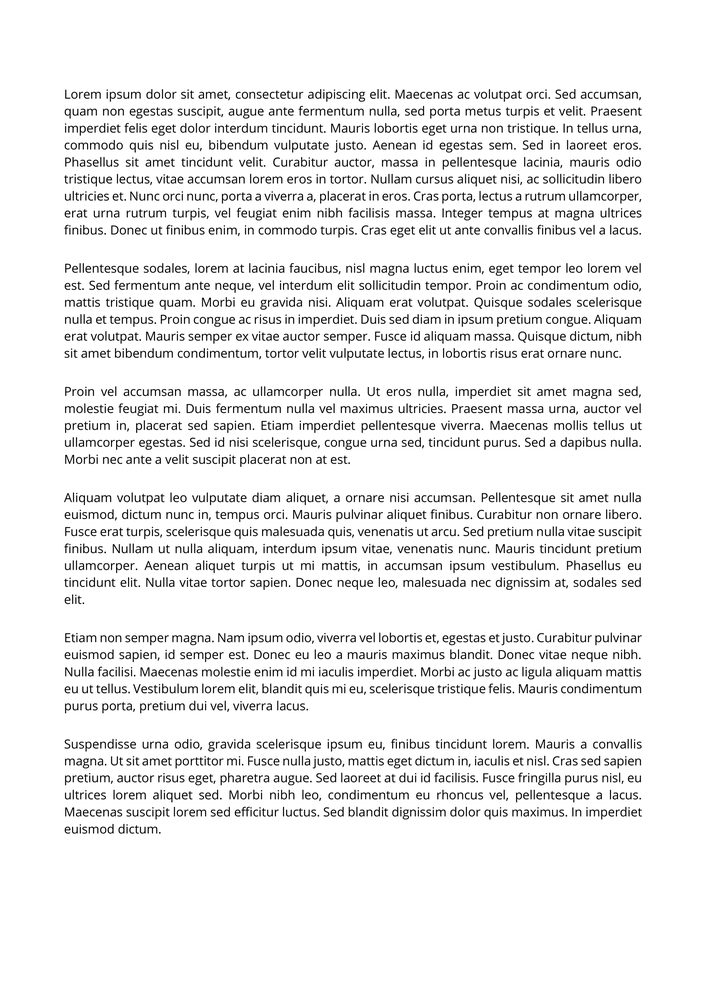
#> input picture task_b/v1/input/001.png, 706 x 999 px, shrunk from 1654 x 2339 before the run; its folder holds only this picture in this run
$ python main.py
#> lines starting #> are read from the running program, lines starting #| are printed output that depends on the picture; after the words box and inside, x2 and y2 are one past the last pixel; in counts of white or black regions, pixels touching at a corner belong together
### task_b/v1/projection.py
import cv2
import numpy as np
import matplotlib.pyplot as plt


def horizontal_projection(binary_image):
    # count black pixels per row
    return np.count_nonzero(binary_image == 0, axis=1)


def vertical_projection(binary_image):
    # count black pixels per column
    return np.count_nonzero(binary_image == 0, axis=0)


def find_projection_ranges(projection_values):
    active = (projection_values > 0).astype(np.uint8)
    padded = np.pad(active, (1, 1), constant_values=0)
    difference = np.diff(padded)
    start_positions = np.where(difference == 1)[0]
    end_positions = np.where(difference == -1)[0] - 1
    return start_positions, end_positions


def find_column_split(vertical_values):
    # search the middle 40-60% of the page for the gutter (lowest pixel count)
    page_width = len(vertical_values)
    centre_start = int(page_width * 0.40)
    centre_end = int(page_width * 0.60)
    return centre_start + np.argmin(vertical_values[centre_start:centre_end])


def sort_paragraphs(paragraph_stats):
    # sort paragraph x-centres left-to-right, then cut a new column
    # wherever the gap to the next centre is much bigger than a
    # paragraph's own width (a column gutter, not normal spacing)
    x_position = paragraph_stats[:, 0]
    y_position = paragraph_stats[:, 1]
    paragraph_width = paragraph_stats[:, 2]

    x_centre = x_position + (paragraph_width / 2)
    order_by_x = np.argsort(x_centre)
    sorted_centres = x_centre[order_by_x]
    gaps = np.diff(sorted_centres)

    # 80px floor guards narrow columns / single-paragraph pages
    gap_threshold = max(np.median(paragraph_width) * 0.6, 80)

    column_ids_sorted = np.zeros(len(sorted_centres), dtype=int)
    current_column = 0
    for i, gap in enumerate(gaps):
        if gap > gap_threshold:
            current_column += 1
        column_ids_sorted[i + 1] = current_column

    column_ids = np.zeros(len(x_centre), dtype=int)
    column_ids[order_by_x] = column_ids_sorted

    # column first (left to right), then top-to-bottom within a column
    order = np.lexsort((y_position, column_ids))
    return paragraph_stats[order]


# [8 lines left out: function show_projection, not called in this run]

### task_b/v1/main.py
import os
import numpy as np
import cv2
from matplotlib import pyplot as plt

import projection


# [7 lines left out: function show_image, not called in this run]


def process_image(image_path, output_dir, show_plots=False):
    """Runs the paragraph-extraction pipeline on one image and saves
    the crops + intermediate images into output_dir."""
#> called with image_path = 'task_b/v1/input/001.png', output_dir = 'task_b/v1/output/001', show_plots = False

    print(f"Processing: {image_path}")
    os.makedirs(output_dir, exist_ok=True)

    image = cv2.imread(image_path)
#> image is the input picture: shape (999, 706, 3); min 0, max 255, mean 237.8
    if image is None:
        raise FileNotFoundError(f"Could not read image at {image_path}")

    # keep an untouched colour copy to crop paragraphs from
    original = image.copy()
    gray = cv2.cvtColor(image, cv2.COLOR_BGR2GRAY)

    otsu_value, _ = cv2.threshold(gray, 0, 255, cv2.THRESH_BINARY + cv2.THRESH_OTSU)
#> otsu_value = 170

    # INV makes text=white(255), background=black(0) -- the polarity
    # morphologyEx/dilate expect for "foreground"
    _, binary = cv2.threshold(gray, otsu_value, 255, cv2.THRESH_BINARY_INV)
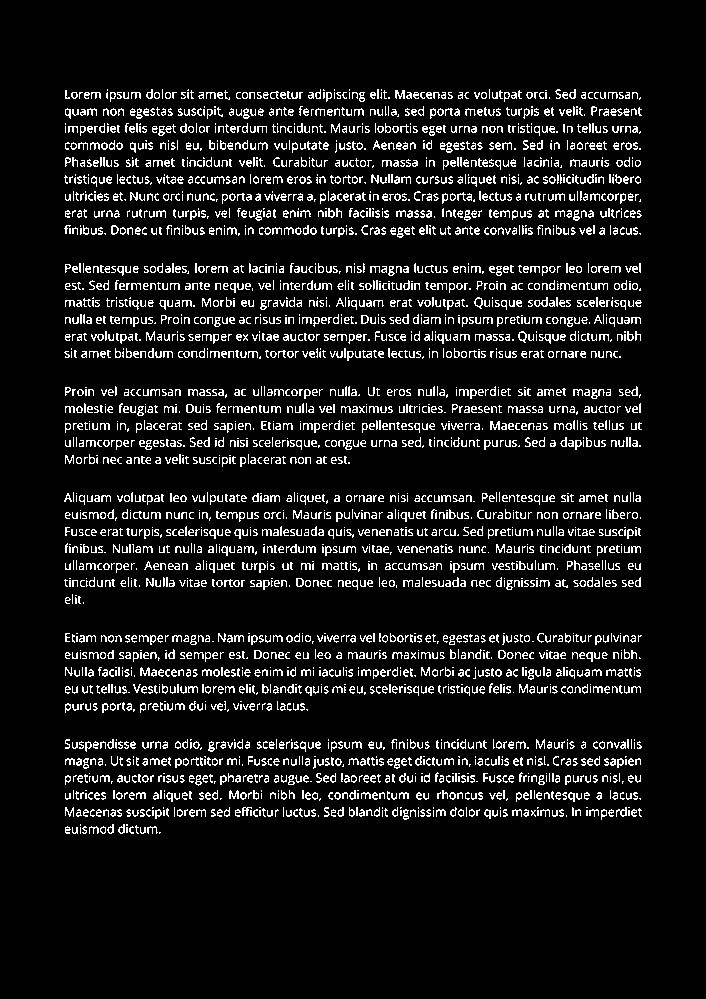
#> binary: shape (999, 706); 8.9% white in thin lines or dots, all inside (x1, y1, x2, y2) = (64, 89, 642, 834)

    horizontal = projection.horizontal_projection(binary)
#> horizontal = 999 values, max 706 at index 0, min 347 at index 810, mean 642.9
    vertical = projection.vertical_projection(binary)
#> vertical = 706 values, max 999 at index 0, min 728 at index 65, mean 909.7
    row_start, row_end = projection.find_projection_ranges(horizontal)
#> in find_projection_ranges, `active = (projection_values > 0).astype(np.uint8)`: active = 999 values from 1 to 1
#> in find_projection_ranges, `padded = np.pad(active, (1, 1), constant_values=0)`: padded = 1001 values, max 1 at index 1, min 0 at index 0, mean 0.998
#> in find_projection_ranges, `difference = np.diff(padded)`: difference = 1000 values, max 255 at index 999, min 0 at index 1, mean 0.256
#> in find_projection_ranges, `start_positions = np.where(difference == 1)[0]`: start_positions = [0]
#> in find_projection_ranges, `end_positions = np.where(difference == -1)[0] - 1`: end_positions = empty array
#> row_start = [0]; row_end = empty array
    column_start, column_end = projection.find_projection_ranges(vertical)
#> column_start = [0]; column_end = empty array

    # detect table grid lines so they can be masked out before paragraph detection
    horizontal_kernel = cv2.getStructuringElement(cv2.MORPH_RECT, (80, 1))
    horizontal_lines = cv2.morphologyEx(binary, cv2.MORPH_OPEN, horizontal_kernel)
#> horizontal_lines: shape (999, 706); every value is 0

    vertical_kernel = cv2.getStructuringElement(cv2.MORPH_RECT, (1, 40))
    vertical_lines = cv2.morphologyEx(binary, cv2.MORPH_OPEN, vertical_kernel)

    table_lines = cv2.bitwise_or(horizontal_lines, vertical_lines)

    # fill the table's bounding region solid so it can be removed entirely
    table_contours, hierarchy = cv2.findContours(
        table_lines, cv2.RETR_EXTERNAL, cv2.CHAIN_APPROX_SIMPLE
    )
#> table_contours = []
    table_mask = np.zeros_like(binary)
    cv2.drawContours(table_mask, table_contours, -1, 255, cv2.FILLED)

    inverse_table_mask = cv2.bitwise_not(table_mask)
#> inverse_table_mask: shape (999, 706); every value is 255
    text_only = cv2.bitwise_and(binary, inverse_table_mask)
    clean_binary = cv2.bitwise_not(text_only)  # black-on-white, for display

    clean_vertical = projection.vertical_projection(clean_binary)
#> clean_vertical = 706 values, max 271 at index 65, min 0 at index 0, mean 89.33
    column_split = projection.find_column_split(clean_vertical)  # diagnostic only
#> in find_column_split, `page_width = len(vertical_values)`: page_width = 706
#> in find_column_split, `centre_start = int(page_width * 0.40)`: centre_start = 282
#> in find_column_split, `centre_end = int(page_width * 0.60)`: centre_end = 423
#> column_split = 413

    # dilate to connect nearby text into paragraph blobs
    paragraph_kernel = cv2.getStructuringElement(cv2.MORPH_RECT, (25, 30))
    paragraph_mask = cv2.dilate(text_only, paragraph_kernel, iterations=1)
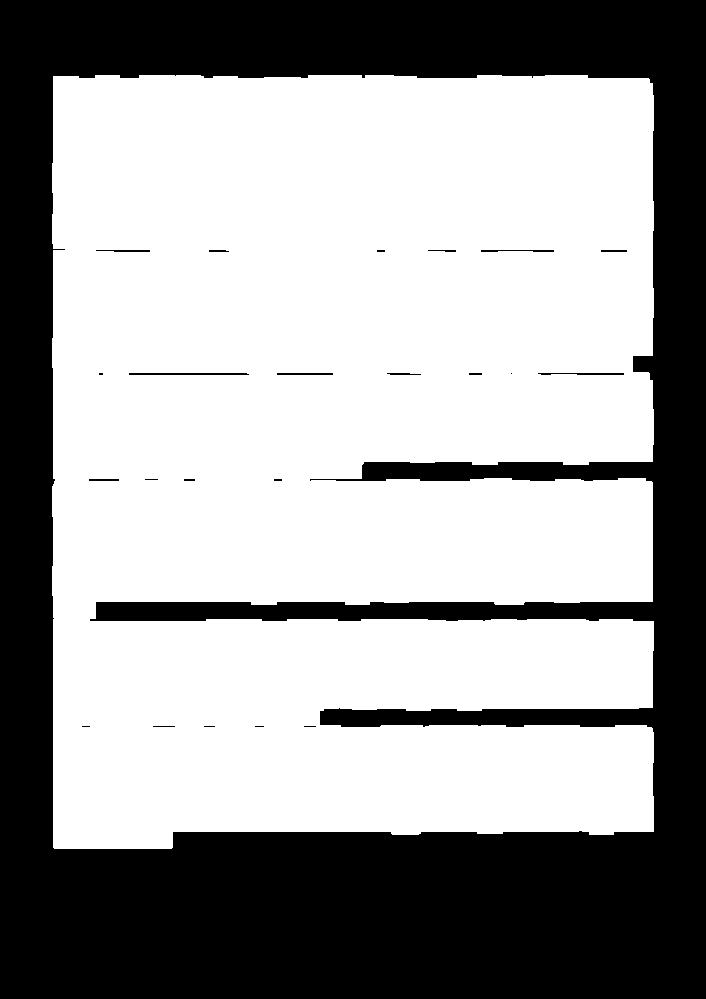
#> paragraph_mask: shape (999, 706); 61.6% white; 23 black regions (9 under 20 px), largest, box (x1, y1, x2, y2) and area: (0, 0, 706, 999) 269791, (129, 373, 249, 375) 238, (538, 373, 624, 375) 143

    number_labels, labels, stats, centroids = cv2.connectedComponentsWithStats(
        paragraph_mask, connectivity=8
    )
#> number_labels = 2; stats = [[0, 0, 706, 999, 270891], [52, 75, 602, 774, 434403]]; centroids = [[360.6, 579.2], [347.5, 449]]
    stats = stats[1:]  # drop background component (label 0)
#> stats = [[52, 75, 602, 774, 434403]]

    valid = (
        (stats[:, cv2.CC_STAT_WIDTH] > 250)
        & (stats[:, cv2.CC_STAT_HEIGHT] > 50)
        & (stats[:, cv2.CC_STAT_AREA] > 10000)
    )
#> valid = [True]
    paragraph_stats = stats[valid]
#> paragraph_stats = [[52, 75, 602, 774, 434403]]

    # drop embedded photos: text has near-zero saturation, photos don't
    hsv = cv2.cvtColor(original, cv2.COLOR_BGR2HSV)
#> hsv: shape (999, 706, 3); mean H, S, V 0, 0, 237.8
    saturation = hsv[:, :, 1]
    SATURATION_THRESHOLD = 15

    is_text = []
    for x, y, w, h, area in paragraph_stats:
        mean_saturation = saturation[y : y + h, x : x + w].mean()
        is_text.append(mean_saturation < SATURATION_THRESHOLD)
#> this loop made 1 pass
#> (x, y, w, h, area, mean_saturation) on pass 1: (52, 75, 602, 774, 434403, 0)
#> after the loop, is_text = [True]
    is_text = np.array(is_text, dtype=bool)
    paragraph_stats = paragraph_stats[is_text]

    if len(paragraph_stats) == 0:
        sorted_stats = paragraph_stats
    else:
        sorted_stats = projection.sort_paragraphs(paragraph_stats)
#> in sort_paragraphs, `x_position = paragraph_stats[:, 0]`: x_position = [52]
#> in sort_paragraphs, `y_position = paragraph_stats[:, 1]`: y_position = [75]
#> in sort_paragraphs, `paragraph_width = paragraph_stats[:, 2]`: paragraph_width = [602]
#> in sort_paragraphs, `x_centre = x_position + (paragraph_width / 2)`: x_centre = [353]
#> in sort_paragraphs, `order_by_x = np.argsort(x_centre)`: order_by_x = [0]
#> in sort_paragraphs, `sorted_centres = x_centre[order_by_x]`: sorted_centres = [353]
#> in sort_paragraphs, `gaps = np.diff(sorted_centres)`: gaps = empty array
#> in sort_paragraphs, `gap_threshold = max(np.median(paragraph_width) * 0.6, 80)`: gap_threshold = 361.2
#> in sort_paragraphs, `column_ids_sorted = np.zeros(len(sorted_centres), dtype=int)`: column_ids_sorted = [0]
#> after the loop in sort_paragraphs, `for i, gap in enumerate(gaps):`: current_column = 0
#> in sort_paragraphs, `column_ids = np.zeros(len(x_centre), dtype=int)`: column_ids = [0]
#> sorted_stats = [[52, 75, 602, 774, 434403]]

    detected = original.copy()
    for index, (x, y, w, h, area) in enumerate(sorted_stats, start=1):
        paragraph_crop = original[y : y + h, x : x + w]
        out_path = os.path.join(output_dir, f"paragraph_{index}.png")
        cv2.imwrite(out_path, paragraph_crop)
        cv2.rectangle(detected, (x, y), (x + w, y + h), (0, 0, 255), 3)
#> this loop made 1 pass
#> (index, x, y, w, h, area) on pass 1: (1, 52, 75, 602, 774, 434403)
#> pass 1, in process_image, `paragraph_crop = original[y : y + h, x : x + w]`:
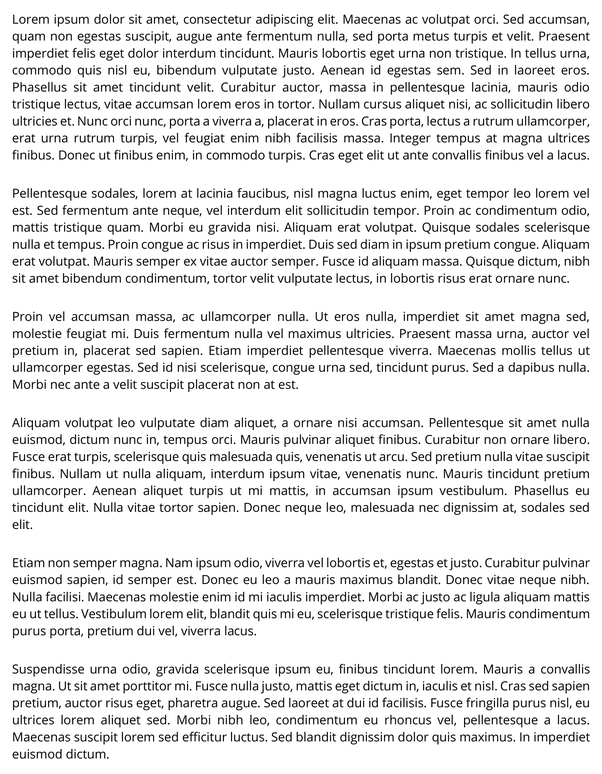
#> paragraph_crop: shape (774, 602, 3); min 0, max 255, mean 228.9
#> after the loop:
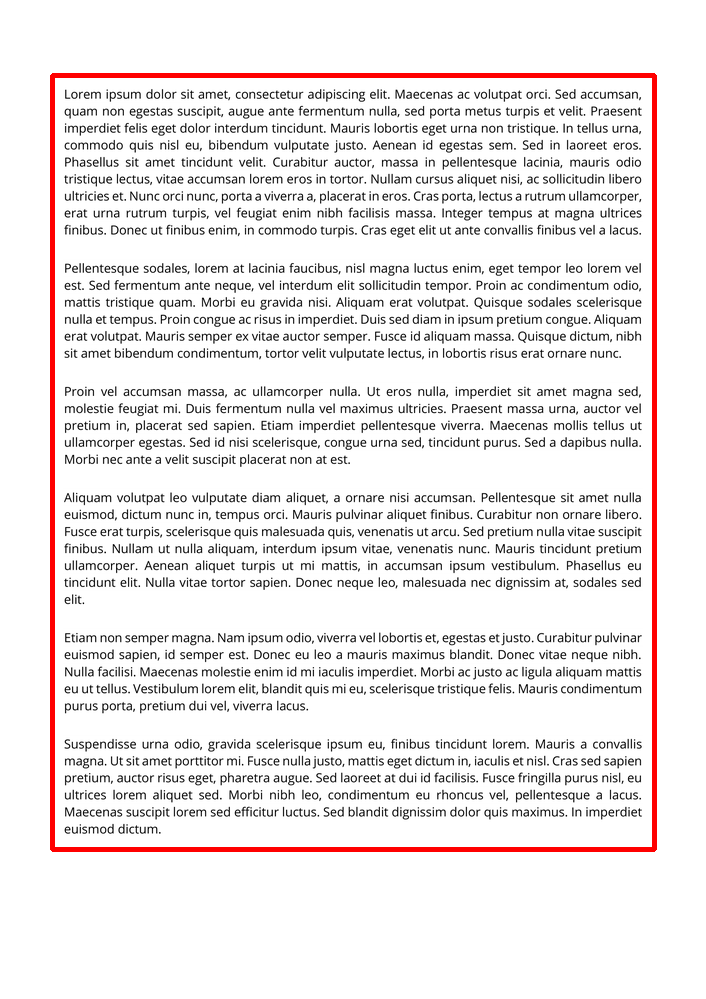
#> detected: shape (999, 706, 3); 1.95% of pixels changed, all inside (x1, y1, x2, y2) = (50, 73, 657, 852)

    cv2.imwrite(os.path.join(output_dir, "binary.png"), binary)
    cv2.imwrite(os.path.join(output_dir, "table_lines.png"), table_lines)
    cv2.imwrite(os.path.join(output_dir, "table_mask.png"), table_mask)
    cv2.imwrite(os.path.join(output_dir, "clean_binary.png"), clean_binary)
    cv2.imwrite(os.path.join(output_dir, "paragraph_mask.png"), paragraph_mask)
    cv2.imwrite(os.path.join(output_dir, "detected_paragraphs.png"), detected)

    if show_plots:
        show_image(cv2.cvtColor(original, cv2.COLOR_BGR2RGB), "Original Paper")
        show_image(gray, "Grayscale Image", "gray")
        show_image(binary, "Binary Image", "gray")
        show_image(paragraph_mask, "Paragraph Regions", "gray")
        show_image(cv2.cvtColor(detected, cv2.COLOR_BGR2RGB), "Detected Paragraphs")
        projection.show_projection(
            horizontal, "Horizontal Histogram Projection", "Image Row"
        )
        projection.show_projection(
            vertical, "Vertical Histogram Projection", "Image Column"
        )

    return len(sorted_stats)


if __name__ == "__main__":
    # resolve paths relative to this file so it works from any cwd
    script_dir = os.path.dirname(os.path.abspath(__file__))
    input_dir = os.path.join(script_dir, "input")
    output_root = os.path.join(script_dir, "output")

    SHOW_PLOTS = False  # set True to pop up matplotlib windows per image

    all_files = sorted(os.listdir(input_dir))
    valid_extensions = (".png", ".jpg", ".jpeg")
    image_paths = [
        os.path.join(input_dir, filename)
        for filename in all_files
        if filename.lower().endswith(valid_extensions)
    ]

    if not image_paths:
        raise FileNotFoundError(f"No images found in {input_dir}")

    summary = {}
    for image_path in image_paths:
        name = os.path.splitext(os.path.basename(image_path))[0]
        output_dir = os.path.join(output_root, name)
        count = process_image(image_path, output_dir, show_plots=SHOW_PLOTS)
#> count = 1
        summary[name] = count

    print("\nALL IMAGES PROCESSED")
    for name, count in summary.items():
        print(f"  {name}: {count} paragraph(s) extracted -> output/{name}/")
#> this loop made 1 pass
#> (name, count) on pass 1: ('001', 1)
#> (printed output is left out)
